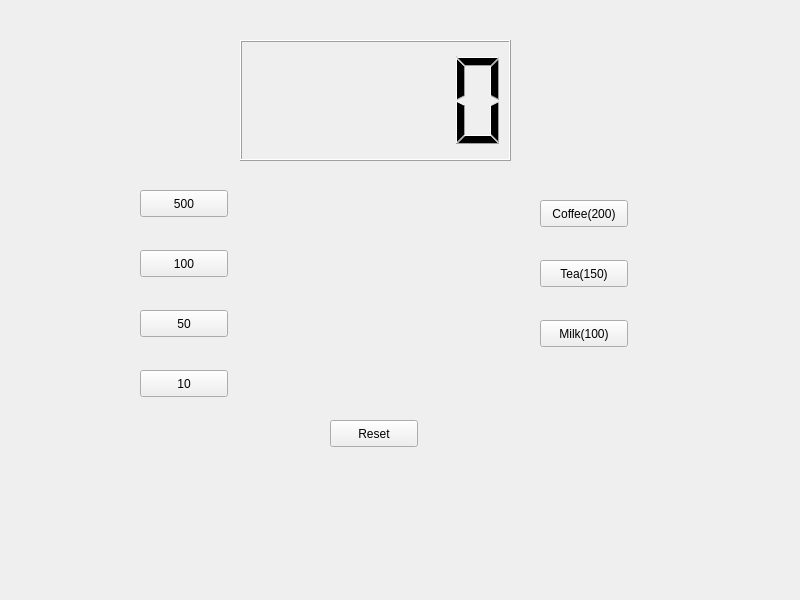
<?xml version="1.0" encoding="UTF-8"?>
<ui version="4.0">
 <class>Widget</class>
 <widget class="QWidget" name="Widget">
  <property name="geometry">
   <rect>
    <x>0</x>
    <y>0</y>
    <width>800</width>
    <height>600</height>
   </rect>
  </property>
  <property name="windowTitle">
   <string>Widget</string>
  </property>
  <widget class="QLCDNumber" name="lcdNumber">
   <property name="geometry">
    <rect>
     <x>240</x>
     <y>40</y>
     <width>271</width>
     <height>121</height>
    </rect>
   </property>
  </widget>
  <widget class="QPushButton" name="pbCoin500">
   <property name="geometry">
    <rect>
     <x>140</x>
     <y>190</y>
     <width>88</width>
     <height>27</height>
    </rect>
   </property>
   <property name="text">
    <string>500</string>
   </property>
  </widget>
  <widget class="QPushButton" name="pbCoin100">
   <property name="geometry">
    <rect>
     <x>140</x>
     <y>250</y>
     <width>88</width>
     <height>27</height>
    </rect>
   </property>
   <property name="text">
    <string>100</string>
   </property>
  </widget>
  <widget class="QPushButton" name="pbCoin50">
   <property name="geometry">
    <rect>
     <x>140</x>
     <y>310</y>
     <width>88</width>
     <height>27</height>
    </rect>
   </property>
   <property name="text">
    <string>50</string>
   </property>
  </widget>
  <widget class="QPushButton" name="pbCoin10">
   <property name="geometry">
    <rect>
     <x>140</x>
     <y>370</y>
     <width>88</width>
     <height>27</height>
    </rect>
   </property>
   <property name="text">
    <string>10</string>
   </property>
  </widget>
  <widget class="QPushButton" name="pbCoffee">
   <property name="geometry">
    <rect>
     <x>540</x>
     <y>200</y>
     <width>88</width>
     <height>27</height>
    </rect>
   </property>
   <property name="text">
    <string>Coffee(200)</string>
   </property>
  </widget>
  <widget class="QPushButton" name="pbTea">
   <property name="geometry">
    <rect>
     <x>540</x>
     <y>260</y>
     <width>88</width>
     <height>27</height>
    </rect>
   </property>
   <property name="text">
    <string>Tea(150)</string>
   </property>
  </widget>
  <widget class="QPushButton" name="pbMilk">
   <property name="geometry">
    <rect>
     <x>540</x>
     <y>320</y>
     <width>88</width>
     <height>27</height>
    </rect>
   </property>
   <property name="text">
    <string>Milk(100)</string>
   </property>
  </widget>
  <widget class="QPushButton" name="pbReset">
   <property name="geometry">
    <rect>
     <x>330</x>
     <y>420</y>
     <width>88</width>
     <height>27</height>
    </rect>
   </property>
   <property name="text">
    <string>Reset</string>
   </property>
  </widget>
 </widget>
 <resources/>
 <connections/>
</ui>
